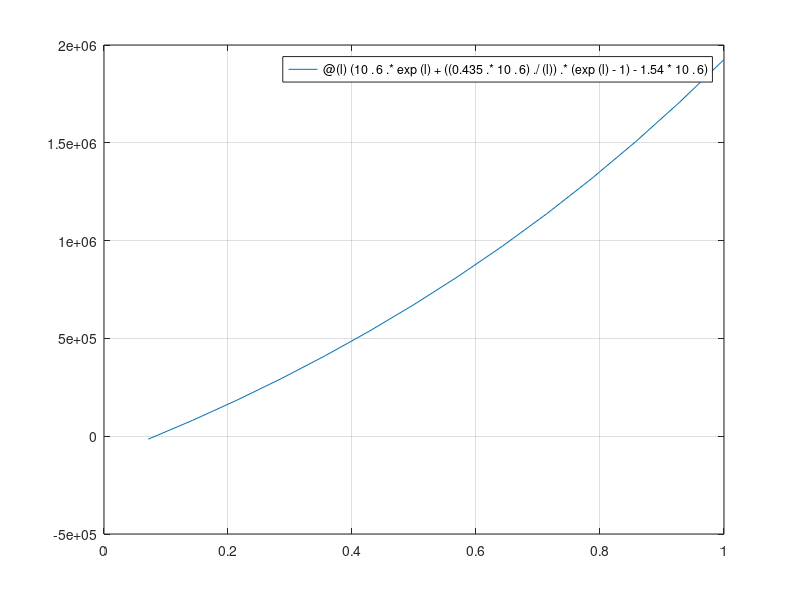

The MATLAB script that drew this image:
clear all; clc;
%declarando de forma anonima la funcion
f=@(l)(10.^6.*exp(l)+((0.435.*10.^6)./(l)).*(exp(l)-1)-1.54*10.^6);
%graficando la funcion
fplot(f,[0,1]);
%colocar cuadricula
grid on
%podemos pausar para ingresar de forma manual el valor de a y b e incluso
%la tolarancia.
a=0;
b=1;
%definimos la tolerancia
tol=0.0001;
%numero de pasos a realizar
%entero mayor ceil
%definimos el formato largo
format long
r=(a+b)/2;
e=(b-a)/2;
while abs(e)>tol
    if f(r)==0
        e=0;
    else
        if f(0)*f(r)<0
            b=r;
        else
            a=r;
        end
        r=(a+b)/2;
        e=(b-a)/2;
    end
end
fprintf('La raiz es %5.5f con un error de %1.5f\n', r, e);
